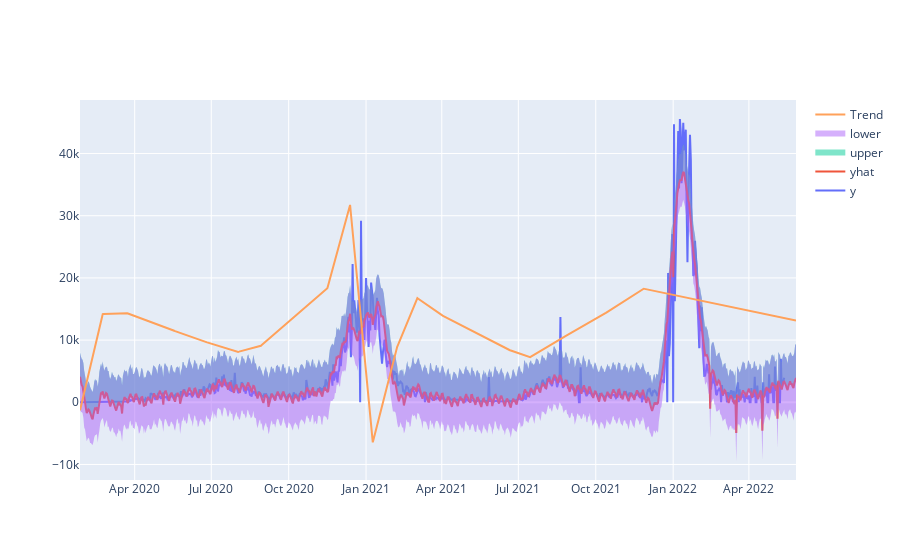

The notebook cell saved with this chart:
### Code cell
py.iplot([
    go.Scatter(x=los_angeles_prophet['ds'], y=los_angeles_prophet['y'], name='y'),
    go.Scatter(x=forecast['ds'], y=forecast['yhat'], name='yhat'),
    go.Scatter(x=forecast['ds'], y=forecast['yhat_upper'], fill='tonexty', mode='none', name='upper'),
    go.Scatter(x=forecast['ds'], y=forecast['yhat_lower'], fill='tonexty', mode='none', name='lower'),
    go.Scatter(x=forecast['ds'], y=forecast['trend'], name='Trend')])

### Figure 1 — Plotly figure (JSON) as saved in the notebook; plotly's stock layout.template omitted (floating-point values rounded to 4 significant figures; data arrays with more than 128 entries replaced by an {"elided": "..."} marker saying what was removed)
{"data": [{"name": "y", "type": "scatter", "x": {"elided": "838 str values"}, "y": {"elided": "838 int values"}}, {"name": "yhat", "type": "scatter", "x": {"elided": "852 str values"}, "y": {"elided": "852 float values"}}, {"fill": "tonexty", "mode": "none", "name": "upper", "type": "scatter", "x": {"elided": "852 str values"}, "y": {"elided": "852 float values"}}, {"fill": "tonexty", "mode": "none", "name": "lower", "type": "scatter", "x": {"elided": "852 str values"}, "y": {"elided": "852 float values"}}, {"name": "Trend", "type": "scatter", "x": {"elided": "852 str values"}, "y": {"elided": "852 float values"}}], "layout": {"autosize": true, "xaxis": {"autorange": true, "range": ["2020-01-27", "2022-05-27"], "type": "date"}, "yaxis": {"autorange": true, "range": [-12500.0, 48610.0], "type": "linear"}}}
